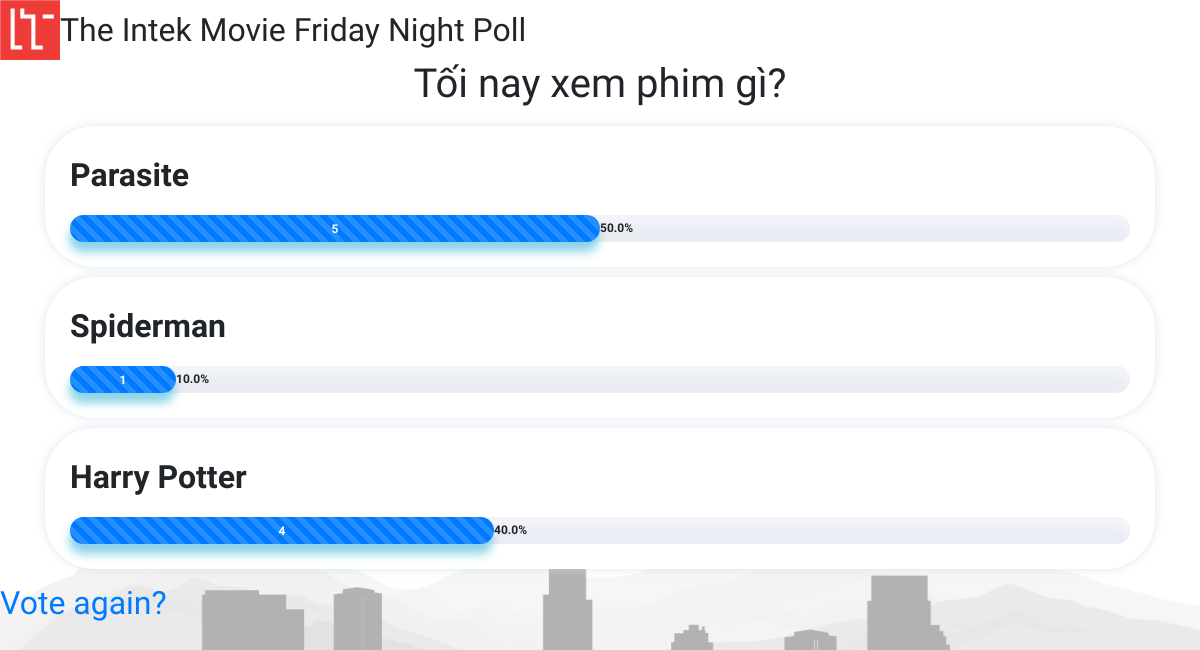
The app's page /2/results/ with its own data.
### IntekMovieFridayPoll/models.py (models this page shows, shortened)
class Question(models.Model):
    question_text = models.CharField(max_length=200)
    pub_date = models.DateTimeField('date published')
    votes = models.IntegerField(default=0)
    def was_published_recently(self):
        now = timezone.now()
        return now - datetime.timedelta(days=1) <= self.pub_date <= now
    was_published_recently.admin_order_field = 'pub_date'
    was_published_recently.boolean = True
    was_published_recently.short_description = 'Published recently?'

class Choice(models.Model):
    question = models.ForeignKey(Question, on_delete=models.CASCADE)
    choice_text = models.CharField(max_length=200)
    votes = models.IntegerField(default=0)
    ratio = models.FloatField(default=0)

### IntekMovieFridayPoll/views.py (the view)
# urls.py: path('<int:pk>/results/', views.ResultsView.as_view(), name='results'),
class ResultsView(generic.DetailView):
    model = Question
    template_name = 'IntekMovieFridayPoll/results.html'

### IntekMovieFridayPoll/templates/IntekMovieFridayPoll/results.html (shortened to what this page needs)
{% extends "IntekMovieFridayPoll/base.html" %}
{% block css %}
    <link rel="stylesheet" type="text/css" href="{{ STATIC_URL }}IntekMovieFridayPoll/results.css">
{% endblock %}
{% block content %}
    <h1 class="text-center">{{ question.question_text }}</h1>
    <div class="container">
        <div class="row">
            <div class="col-md-12">
                {% for choice in question.choice_set.all %}
                    <div class="progress-outer font-weight-bold">
                        <p>{{ choice.choice_text }}</p>
                        <div class="progress">
                            <div class="progress-bar progress-bar-info progress-bar-striped active"
                                 style="width:{{ choice.ratio }}%; box-shadow:-1px 10px 10px rgba(91, 192, 222, 0.7);">
                                {{ choice.votes }}
                            </div>
                            <div class="progress-value">{{ choice.ratio }}%</div>
                        </div>
                    </div>
                {% endfor %}
            </div>
        </div>
    </div>
    <a href="{% url 'IntekMovieFridayPoll:detail' question.id %}">Vote again?</a>
{% endblock content %}

### IntekMovieFridayPoll/static/IntekMovieFridayPoll/results.css (style rules this page uses)
.progress-outer { background: #fff; border-radius: 50px; padding: 25px; margin: 10px 0; box-shadow: 0 0 10px rgba(209, 219, 231, 0.7); }
.progress { height: 27px; margin: 0; overflow: visible; border-radius: 50px; background: #eaedf3; box-shadow: inset 0 10px 10px rgba(244, 245, 250, 0.9); }
.progress .progress-bar { border-radius: 50px; }
.progress .progress-value { line-height: 27px; }
.progress-bar.active { animation: reverse progress-bar-stripes 0.40s linear infinite, animate-positive 2s; }
body { background: white url("images/background.png") no-repeat center center fixed; background-size: cover; font-family: McLaren, sans-serif; font-size: 2rem; }

### records on screen
Question: question_text "Tối nay xem phim gì?"
Choice: choice_text "Parasite", votes "5", ratio "50.0"
Choice: choice_text "Spiderman", votes "1", ratio "10.0"
Choice: choice_text "Harry Potter", votes "4", ratio "40.0"
